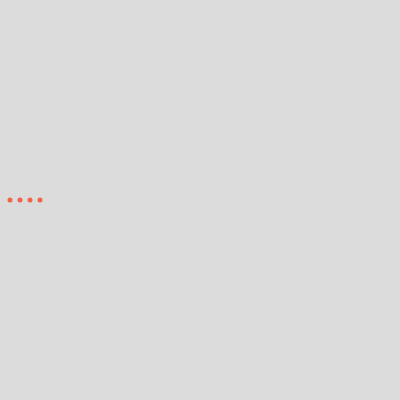
Frame 1 (no input)
Frame 60 (no input): identical to frame 1, image omitted
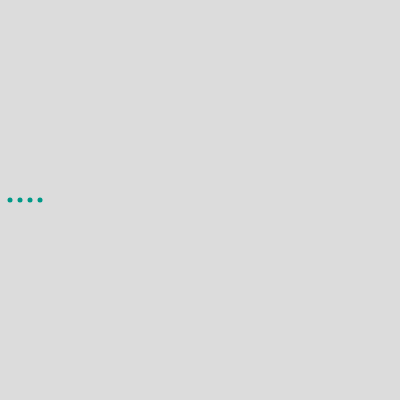
Frame 120 (the mouse pressed at the canvas centre since frame 60)

The p5.js sketch that drew these frames (run headless with seeded random() and noise() and a simulated clock; from frame 60 on, the mouse is pressed at the canvas centre):

// p5.js sketch
// ── sketch.js
// DM2008 — Activity 3a [Guided]
// Array Sampler (20 min)
//
// An array stores a list of values — here it's colors, but it could be
// sizes, positions, or anything else.
// Press any key to cycle through the array one item at a time.
//
// Try these:
// - Replace the colors with your own values (sizes, positions, text).
// - Use mousePressed() instead of keyPressed().
// - Use push() to add new items or splice() to remove them.
// - Loop through the whole array to draw all items at once.
//
// Stretch: visualize all items in the array simultaneously instead of one at a time.

let palette = ["#f06449", "#009988", "#3c78d8", "#ffeb3b"];
let currentIndex = 0;

function setup() {
  createCanvas(400, 400);
  noStroke();
}

function draw() {
  background(220);

  // Draw the ellipse using the current color in the array
  	
  for (let i = 0; i < palette.length; i++) {
    fill(palette[currentIndex]);                   // use the i-th color
    const x = (i + 1) * 10;        // position from the loop index
    ellipse(x, height / 2, 5);
  }
}

// Advance to the next color each time a key is pressed
function mousePressed() {
  currentIndex++; // shorthand for currentIndex += 1

  // Wrap back to the start when we reach the end
  if (currentIndex >= palette.length) {
    palette.push(color(random(255), random(255), random(255)));
    console.log(palette);
  }
  console.log("Current index:", currentIndex, "→", palette[currentIndex]);
}

function keyPressed() {
  if (key == "r") {
    // Remove one item at index 1
    if (palette.length > 0) {
      palette.splice(palette.length - 1, 1);
      if (currentIndex > palette.length - 1) {
        currentIndex = palette.length - 1;
      }
    }
    console.log(palette); // ["#ff0000", "#3c78d8", "#eeeeee"]
  }
}
